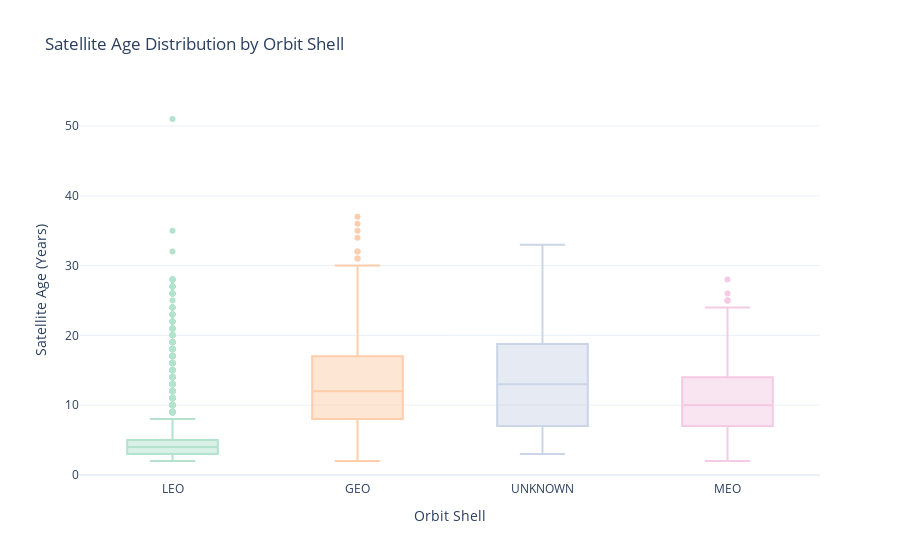

The notebook cell this image was saved under:
### Code cell
# Chart 4: Satellite Age Distribution by Orbit Shell
import datetime
current_year = datetime.datetime.now().year
df['sat_age'] = current_year - df['launch_year']

fig4 = px.box(
    df.dropna(subset=['sat_age']),
    x="orbit_shell",
    y="sat_age",
    color="orbit_shell",
    title="Satellite Age Distribution by Orbit Shell",
    color_discrete_sequence=px.colors.qualitative.Pastel2
)
fig4.update_layout(
    yaxis_title="Satellite Age (Years)",
    xaxis_title="Orbit Shell",
    showlegend=False,
    template="plotly_white"
)
fig4.show()

### Figure 1 — Plotly figure (JSON) as saved in the notebook; plotly's stock layout.template omitted (floating-point values rounded to 4 significant figures; data arrays with more than 128 entries replaced by an {"elided": "..."} marker saying what was removed)
{"data": [{"alignmentgroup": "True", "hovertemplate": "orbit_shell=%{x}<br>sat_age=%{y}<extra></extra>", "legendgroup": "LEO", "marker": {"color": "rgb(179,226,205)"}, "name": "LEO", "notched": false, "offsetgroup": "LEO", "orientation": "v", "showlegend": true, "type": "box", "x": {"elided": "6765 str values"}, "x0": " ", "xaxis": "x", "y": {"elided": "6765 float values"}, "y0": " ", "yaxis": "y"}, {"alignmentgroup": "True", "hovertemplate": "orbit_shell=%{x}<br>sat_age=%{y}<extra></extra>", "legendgroup": "GEO", "marker": {"color": "rgb(253,205,172)"}, "name": "GEO", "notched": false, "offsetgroup": "GEO", "orientation": "v", "showlegend": true, "type": "box", "x": {"elided": "590 str values"}, "x0": " ", "xaxis": "x", "y": {"elided": "590 float values"}, "y0": " ", "yaxis": "y"}, {"alignmentgroup": "True", "hovertemplate": "orbit_shell=%{x}<br>sat_age=%{y}<extra></extra>", "legendgroup": "UNKNOWN", "marker": {"color": "rgb(203,213,232)"}, "name": "UNKNOWN", "notched": false, "offsetgroup": "UNKNOWN", "orientation": "v", "showlegend": true, "type": "box", "x": ["UNKNOWN", "UNKNOWN", "UNKNOWN", "UNKNOWN", "UNKNOWN", "UNKNOWN", "UNKNOWN", "UNKNOWN", "UNKNOWN", "UNKNOWN", "UNKNOWN", "UNKNOWN", "UNKNOWN", "UNKNOWN", "UNKNOWN", "UNKNOWN", "UNKNOWN", "UNKNOWN", "UNKNOWN", "UNKNOWN", "UNKNOWN", "UNKNOWN", "UNKNOWN", "UNKNOWN", "UNKNOWN", "UNKNOWN", "UNKNOWN", "UNKNOWN", "UNKNOWN", "UNKNOWN", "UNKNOWN", "UNKNOWN", "UNKNOWN", "UNKNOWN", "UNKNOWN", "UNKNOWN", "UNKNOWN", "UNKNOWN", "UNKNOWN", "UNKNOWN", "UNKNOWN", "UNKNOWN", "UNKNOWN", "UNKNOWN", "UNKNOWN", "UNKNOWN", "UNKNOWN", "UNKNOWN", "UNKNOWN", "UNKNOWN", "UNKNOWN", "UNKNOWN", "UNKNOWN", "UNKNOWN", "UNKNOWN", "UNKNOWN", "UNKNOWN", "UNKNOWN", "UNKNOWN"], "x0": " ", "xaxis": "x", "y": [4.0, 26.0, 10.0, 8.0, 6.0, 5.0, 4.0, 9.0, 6.0, 11.0, 11.0, 7.0, 5.0, 4.0, 33.0, 12.0, 19.0, 17.0, 11.0, 8.0, 23.0, 17.0, 6.0, 3.0, 15.0, 14.0, 13.0, 11.0, 6.0, 5.0, 10.0, 10.0, 10.0, 10.0, 6.0, 6.0, 25.0, 25.0, 25.0, 21.0, 18.0, 25.0, 25.0, 25.0, 29.0, 14.0, 16.0, 16.0, 14.0, 25.0, 6.0, 7.0, 18.0, 18.0, 18.0, 28.0, 13.0, 13.0, 26.0], "y0": " ", "yaxis": "y"}, {"alignmentgroup": "True", "hovertemplate": "orbit_shell=%{x}<br>sat_age=%{y}<extra></extra>", "legendgroup": "MEO", "marker": {"color": "rgb(244,202,228)"}, "name": "MEO", "notched": false, "offsetgroup": "MEO", "orientation": "v", "showlegend": true, "type": "box", "x": {"elided": "143 str values"}, "x0": " ", "xaxis": "x", "y": {"elided": "143 float values"}, "y0": " ", "yaxis": "y"}], "layout": {"boxmode": "overlay", "legend": {"title": {"text": "orbit_shell"}, "tracegroupgap": 0}, "showlegend": false, "title": {"text": "Satellite Age Distribution by Orbit Shell"}, "xaxis": {"anchor": "y", "categoryarray": ["LEO", "GEO", "UNKNOWN", "MEO"], "categoryorder": "array", "domain": [0, 1], "title": {"text": "Orbit Shell"}}, "yaxis": {"anchor": "x", "domain": [0, 1], "title": {"text": "Satellite Age (Years)"}}}}
